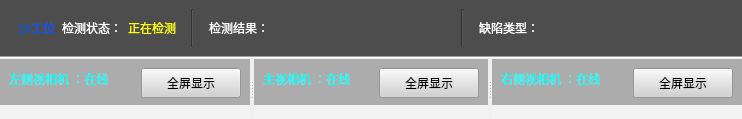
           <widget class="QWidget" name="widget_4" native="true">
            <property name="sizePolicy">
             <sizepolicy hsizetype="Expanding" vsizetype="Expanding">
              <horstretch>0</horstretch>
              <verstretch>0</verstretch>
             </sizepolicy>
            </property>
            <layout class="QGridLayout" name="gridLayout_4">
             <property name="leftMargin">
              <number>0</number>
             </property>
             <property name="topMargin">
              <number>0</number>
             </property>
             <property name="rightMargin">
              <number>0</number>
             </property>
             <property name="bottomMargin">
              <number>0</number>
             </property>
             <property name="spacing">
              <number>0</number>
             </property>
             <item row="0" column="0">
              <widget class="QWidget" name="widget_20" native="true">
               <property name="minimumSize">
                <size>
                 <width>80</width>
                 <height>0</height>
                </size>
               </property>
               <property name="maximumSize">
                <size>
                 <width>16777215</width>
                 <height>60</height>
                </size>
               </property>
               <property name="styleSheet">
                <string notr="true">background-color: rgb(77, 77, 77);
</string>
               </property>
               <layout class="QHBoxLayout" name="horizontalLayout_13">
                <item>
                 <widget class="QWidget" name="widget_21" native="true">
                  <property name="sizePolicy">
                   <sizepolicy hsizetype="Expanding" vsizetype="Preferred">
                    <horstretch>0</horstretch>
                    <verstretch>0</verstretch>
                   </sizepolicy>
                  </property>
                  <property name="styleSheet">
                   <string notr="true">border-color: rgb(0, 0, 0);</string>
                  </property>
                  <layout class="QHBoxLayout" name="horizontalLayout_5">
                   <item>
                    <widget class="QLabel" name="label_26">
                     <property name="styleSheet">
                      <string notr="true">font: 75 14pt &quot;黑体&quot;;
color: rgb(0, 85, 255);</string>
                     </property>
                     <property name="text">
                      <string>2#工位</string>
                     </property>
                    </widget>
                   </item>
                   <item>
                    <widget class="QLabel" name="label_19">
                     <property name="styleSheet">
                      <string notr="true">font: 75 14pt &quot;黑体&quot;;
color: rgb(255, 255, 255);</string>
                     </property>
                     <property name="text">
                      <string>检测状态：</string>
                     </property>
                    </widget>
                   </item>
                   <item>
                    <widget class="QLabel" name="label_20">
                     <property name="styleSheet">
                      <string notr="true">font: 75 14pt &quot;黑体&quot;;
color: rgb(255, 255, 0);</string>
                     </property>
                     <property name="text">
                      <string>正在检测</string>
                     </property>
                    </widget>
                   </item>
                  </layout>
                 </widget>
                </item>
                <item>
                 <widget class="Line" name="line_3">
                  <property name="orientation">
                   <enum>Qt::Vertical</enum>
                  </property>
                 </widget>
                </item>
                <item>
                 <widget class="QWidget" name="widget_22" native="true">
                  <property name="sizePolicy">
                   <sizepolicy hsizetype="Expanding" vsizetype="Preferred">
                    <horstretch>0</horstretch>
                    <verstretch>0</verstretch>
                   </sizepolicy>
                  </property>
                  <layout class="QHBoxLayout" name="horizontalLayout_9">
                   <item>
                    <widget class="QLabel" name="label_21">
                     <property name="styleSheet">
                      <string notr="true">font: 75 14pt &quot;黑体&quot;;
color: rgb(255, 255, 255);</string>
                     </property>
                     <property name="text">
                      <string>检测结果：</string>
                     </property>
                    </widget>
                   </item>
                   <item>
                    <spacer name="horizontalSpacer_4">
                     <property name="orientation">
                      <enum>Qt::Horizontal</enum>
                     </property>
                     <property name="sizeType">
                      <enum>QSizePolicy::Fixed</enum>
                     </property>
                     <property name="sizeHint" stdset="0">
                      <size>
                       <width>40</width>
                       <height>20</height>
                      </size>
                     </property>
                    </spacer>
                   </item>
                   <item>
                    <widget class="QLabel" name="label_22">
                     <property name="styleSheet">
                      <string notr="true">font: 75 14pt &quot;黑体&quot;;
color: rgb(255, 0, 0);</string>
                     </property>
                     <property name="text">
                      <string/>
                     </property>
                    </widget>
                   </item>
                   <item>
                    <spacer name="horizontalSpacer_5">
                     <property name="orientation">
                      <enum>Qt::Horizontal</enum>
                     </property>
                     <property name="sizeHint" stdset="0">
                      <size>
                       <width>124</width>
                       <height>20</height>
                      </size>
                     </property>
                    </spacer>
                   </item>
                  </layout>
                 </widget>
                </item>
                <item>
                 <widget class="Line" name="line_4">
                  <property name="orientation">
                   <enum>Qt::Vertical</enum>
                  </property>
                 </widget>
                </item>
                <item>
                 <widget class="QWidget" name="widget_24" native="true">
                  <property name="sizePolicy">
                   <sizepolicy hsizetype="Expanding" vsizetype="Preferred">
                    <horstretch>0</horstretch>
                    <verstretch>0</verstretch>
                   </sizepolicy>
                  </property>
                  <layout class="QHBoxLayout" name="horizontalLayout_14">
                   <item>
                    <widget class="QLabel" name="label_23">
                     <property name="styleSheet">
                      <string notr="true">color: rgb(255, 255, 255);
font: 75 14pt &quot;黑体&quot;;</string>
                     </property>
                     <property name="text">
                      <string>缺陷类型：</string>
                     </property>
                    </widget>
                   </item>
                   <item>
                    <widget class="QLabel" name="label_24">
                     <property name="styleSheet">
                      <string notr="true">font: 75 14pt &quot;黑体&quot;;
color: rgb(255, 255, 0);</string>
                     </property>
                     <property name="text">
                      <string/>
                     </property>
                    </widget>
                   </item>
                   <item>
                    <spacer name="horizontalSpacer_6">
                     <property name="orientation">
                      <enum>Qt::Horizontal</enum>
                     </property>
                     <property name="sizeHint" stdset="0">
                      <size>
                       <width>172</width>
                       <height>20</height>
                      </size>
                     </property>
                    </spacer>
                   </item>
                  </layout>
                 </widget>
                </item>
               </layout>
              </widget>
             </item>
             <item row="1" column="0">
              <widget class="Line" name="line_7">
               <property name="orientation">
                <enum>Qt::Horizontal</enum>
               </property>
              </widget>
             </item>
             <item row="2" column="0">
              <widget class="QSplitter" name="splitter_4">
               <property name="orientation">
                <enum>Qt::Horizontal</enum>
               </property>
               <widget class="QWidget" name="widget_14" native="true">
                <property name="styleSheet">
                 <string notr="true">background-color: rgb(172, 172, 172);</string>
                </property>
                <layout class="QVBoxLayout" name="verticalLayout_7">
                 <item>
                  <widget class="QWidget" name="widget_15" native="true">
                   <property name="maximumSize">
                    <size>
                     <width>16777215</width>
                     <height>40</height>
                    </size>
                   </property>
                   <layout class="QHBoxLayout" name="horizontalLayout_2">
                    <item>
                     <widget class="QLabel" name="label_16">
                      <property name="styleSheet">
                       <string notr="true">color: rgb(0, 255, 255);
font: 12pt &quot;Agency FB&quot;;</string>
                      </property>
                      <property name="text">
                       <string>左侧视相机 ：在线</string>
                      </property>
                     </widget>
                    </item>
                    <item>
                     <widget class="QPushButton" name="pushButton_4">
                      <property name="minimumSize">
                       <size>
                        <width>0</width>
                        <height>30</height>
                       </size>
                      </property>
                      <property name="maximumSize">
                       <size>
                        <width>100</width>
                        <height>16777215</height>
                       </size>
                      </property>
                      <property name="styleSheet">
                       <string notr="true">background-color: rgb(208, 208, 210);
font:11pt &quot;黑体&quot;;</string>
                      </property>
                      <property name="text">
                       <string>全屏显示</string>
                      </property>
                     </widget>
                    </item>
                   </layout>
                  </widget>
                 </item>
                 <item>
                  <widget class="QLabel" name="label_4">
                   <property name="sizePolicy">
                    <sizepolicy hsizetype="Expanding" vsizetype="Expanding">
                     <horstretch>0</horstretch>
                     <verstretch>0</verstretch>
                    </sizepolicy>
                   </property>
                   <property name="styleSheet">
                    <string notr="true">background-color: rgb(243, 243, 243);</string>
                   </property>
                   <property name="text">
                    <string/>
                   </property>
                  </widget>
                 </item>
                </layout>
               </widget>
               <widget class="QWidget" name="widget_16" native="true">
                <property name="styleSheet">
                 <string notr="true">background-color: rgb(172, 172, 172);</string>
                </property>
                <layout class="QVBoxLayout" name="verticalLayout_8">
                 <item>
                  <widget class="QWidget" name="widget_17" native="true">
                   <property name="maximumSize">
                    <size>
                     <width>16777215</width>
                     <height>40</height>
                    </size>
                   </property>
                   <layout class="QHBoxLayout" name="horizontalLayout_7">
                    <item>
                     <widget class="QLabel" name="label_17">
                      <property name="styleSheet">
                       <string notr="true">color: rgb(0, 255, 255);
font: 12pt &quot;Agency FB&quot;;</string>
                      </property>
                      <property name="text">
                       <string>主视相机 ：在线</string>
                      </property>
                     </widget>
                    </item>
                    <item>
                     <widget class="QPushButton" name="pushButton_5">
                      <property name="minimumSize">
                       <size>
                        <width>0</width>
                        <height>30</height>
                       </size>
                      </property>
                      <property name="maximumSize">
                       <size>
                        <width>100</width>
                        <height>16777215</height>
                       </size>
                      </property>
                      <property name="styleSheet">
                       <string notr="true">background-color: rgb(208, 208, 210);
font:11pt &quot;黑体&quot;;</string>
                      </property>
                      <property name="text">
                       <string>全屏显示</string>
                      </property>
                     </widget>
                    </item>
                   </layout>
                  </widget>
                 </item>
                 <item>
                  <widget class="QLabel" name="label_5">
                   <property name="sizePolicy">
                    <sizepolicy hsizetype="Expanding" vsizetype="Expanding">
                     <horstretch>0</horstretch>
                     <verstretch>0</verstretch>
                    </sizepolicy>
                   </property>
                   <property name="styleSheet">
                    <string notr="true">background-color: rgb(243, 243, 243);</string>
                   </property>
                   <property name="text">
                    <string/>
                   </property>
                  </widget>
                 </item>
                </layout>
               </widget>
               <widget class="QWidget" name="widget_18" native="true">
                <property name="styleSheet">
                 <string notr="true">background-color: rgb(172, 172, 172);</string>
                </property>
                <layout class="QVBoxLayout" name="verticalLayout_9">
                 <item>
                  <widget class="QWidget" name="widget_19" native="true">
                   <property name="maximumSize">
                    <size>
                     <width>16777215</width>
                     <height>40</height>
                    </size>
                   </property>
                   <layout class="QHBoxLayout" name="horizontalLayout_8">
                    <item>
                     <widget class="QLabel" name="label_18">
                      <property name="styleSheet">
                       <string notr="true">color: rgb(0, 255, 255);
font: 12pt &quot;Agency FB&quot;;</string>
                      </property>
                      <property name="text">
                       <string>右侧视相机 ：在线</string>
                      </property>
                     </widget>
                    </item>
                    <item>
                     <widget class="QPushButton" name="pushButton_6">
                      <property name="minimumSize">
                       <size>
                        <width>0</width>
                        <height>30</height>
                       </size>
                      </property>
                      <property name="maximumSize">
                       <size>
                        <width>100</width>
                        <height>16777215</height>
                       </size>
                      </property>
                      <property name="styleSheet">
                       <string notr="true">background-color: rgb(208, 208, 210);
font:11pt &quot;黑体&quot;;</string>
                      </property>
                      <property name="text">
                       <string>全屏显示</string>
                      </property>
                     </widget>
                    </item>
                   </layout>
                  </widget>
                 </item>
                 <item>
                  <widget class="QLabel" name="label_6">
                   <property name="sizePolicy">
                    <sizepolicy hsizetype="Expanding" vsizetype="Expanding">
                     <horstretch>0</horstretch>
                     <verstretch>0</verstretch>
                    </sizepolicy>
                   </property>
                   <property name="styleSheet">
                    <string notr="true">background-color: rgb(243, 243, 243);</string>
                   </property>
                   <property name="text">
                    <string/>
                   </property>
                  </widget>
                 </item>
                </layout>
               </widget>
              </widget>
             </item>
            </layout>
           </widget>
